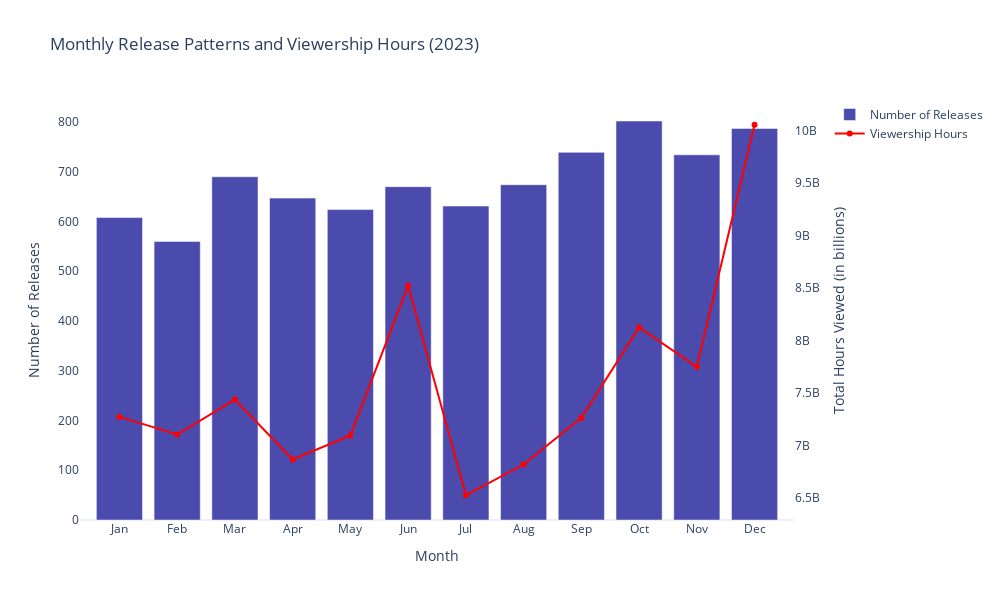

Notebook source saved alongside this figure:
### Markdown cell above
let’s analyze the number of content releases and their viewership hours across months

### Code cell
#While the number of releases is relatively steady throughout the year, viewership hours experience a sharp increase in June and a significant rise in December, despite a stable release count. 
#This indicates that viewership is not solely dependent on the number of releases but influenced by the timing and appeal of specific content during these months.

monthly_releases = netflix_data['Release Month'].value_counts().sort_index()

monthly_viewership = netflix_data.groupby('Release Month')['Hours Viewed'].sum()

fig = go.Figure()

fig.add_trace(
    go.Bar(
        x=monthly_releases.index,
        y=monthly_releases.values,
        name='Number of Releases',
        marker_color='darkblue', 
        opacity=0.7,
        yaxis='y1'
    )
)

fig.add_trace(
    go.Scatter(
        x=monthly_viewership.index,
        y=monthly_viewership.values,
        name='Viewership Hours',
        mode='lines+markers',
        marker=dict(color='red'),
        line=dict(color='red'),
        yaxis='y2'
    )
)

fig.update_layout(
    title='Monthly Release Patterns and Viewership Hours (2023)',
    xaxis=dict(
        title='Month',
        tickmode='array',
        tickvals=list(range(1, 13)),
        ticktext=['Jan', 'Feb', 'Mar', 'Apr', 'May', 'Jun', 'Jul', 'Aug', 'Sep', 'Oct', 'Nov', 'Dec']
    ),
    yaxis=dict(
        title='Number of Releases',
        showgrid=False,
        side='left'
    ),
    yaxis2=dict(
        title='Total Hours Viewed (in billions)',
        overlaying='y',
        side='right',
        showgrid=False
    ),
    legend=dict(
        x=1.05,  
        y=1,
        orientation='v',
        xanchor='left'
    ),
    height=600,
    width=1000
)

fig.show()

### Figure 1 — Plotly figure (JSON) as saved in the notebook; plotly's stock layout.template omitted (floating-point values rounded to 4 significant figures)
{"data": [{"marker": {"color": "darkblue"}, "name": "Number of Releases", "opacity": 0.7, "type": "bar", "x": [1, 2, 3, 4, 5, 6, 7, 8, 9, 10, 11, 12], "y": [608, 560, 690, 647, 624, 670, 631, 674, 739, 802, 734, 787], "yaxis": "y"}, {"line": {"color": "red"}, "marker": {"color": "red"}, "mode": "lines+markers", "name": "Viewership Hours", "type": "scatter", "x": [1, 2, 3, 4, 5, 6, 7, 8, 9, 10, 11, 12], "y": [7271600000, 7103700000, 7437100000, 6865700000, 7094600000, 8522000000, 6524800000, 6817800000, 7262200000, 8123200000, 7749500000, 10055800000], "yaxis": "y2"}], "layout": {"height": 600, "legend": {"orientation": "v", "x": 1.05, "xanchor": "left", "y": 1}, "title": {"text": "Monthly Release Patterns and Viewership Hours (2023)"}, "width": 1000, "xaxis": {"autorange": true, "range": [0.3159, 12.68], "tickmode": "array", "ticktext": ["Jan", "Feb", "Mar", "Apr", "May", "Jun", "Jul", "Aug", "Sep", "Oct", "Nov", "Dec"], "tickvals": [1, 2, 3, 4, 5, 6, 7, 8, 9, 10, 11, 12], "title": {"text": "Month"}, "type": "linear"}, "yaxis": {"autorange": true, "range": [0, 844.2], "showgrid": false, "side": "left", "title": {"text": "Number of Releases"}, "type": "linear"}, "yaxis2": {"autorange": true, "overlaying": "y", "range": [6289000000.0, 10290000000.0], "showgrid": false, "side": "right", "title": {"text": "Total Hours Viewed (in billions)"}, "type": "linear"}}}
